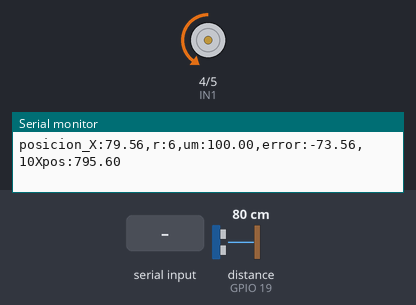
Simulated run of this sketch. Board: ESP32. On the bench: motor-driver pin pairs drawn as motors (green arrow = first pin HIGH = forward, orange = second pin HIGH = backward, longer = more drive, scaled by the enable pin), the last lines printed to the serial monitor. Wiring (inferred from the names in the program): ultrasonic range finder: trigger GPIO 18; echo GPIO 19. The test bench sets the inputs (shaded band); at power-on: distance to the obstacle (sensor on GPIO 19) 80 cm. The echo pulse lasts 58.3 µs per cm.

Above: at 1.2 s.
1.3 s: distance to the obstacle (sensor on GPIO 19) set to 2 cm
At 2.1 s:
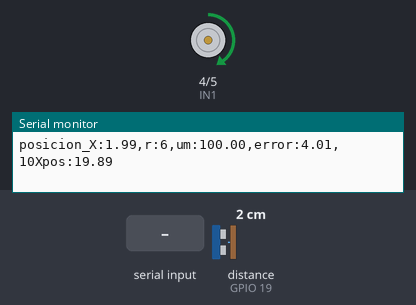
2.8 s: "90,45\n" received over Serial
At 3.81 s:
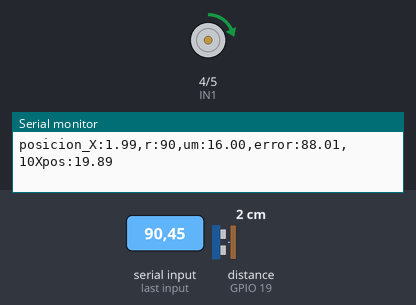
5.3 s: distance to the obstacle (sensor on GPIO 19) set to 87 cm
6.8 s: distance to the obstacle (sensor on GPIO 19) set to 95 cm
At 7.4 s:
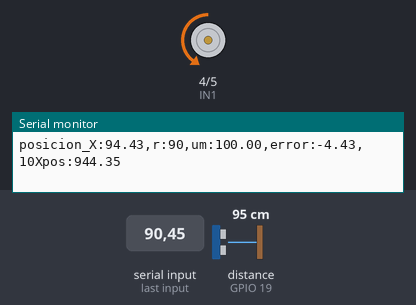
8.3 s: distance to the obstacle (sensor on GPIO 19) set to 299 cm
At 8.91 s:
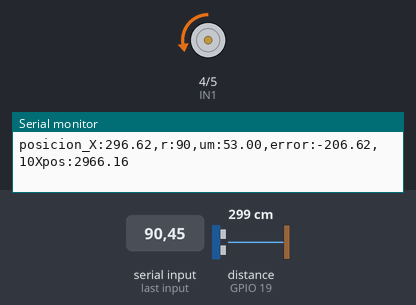
10.4 s: distance to the obstacle (sensor on GPIO 19) set to 4 cm
Timing chart, 0 to 15.5 s (numbered marks = the images above; inputs shaded):
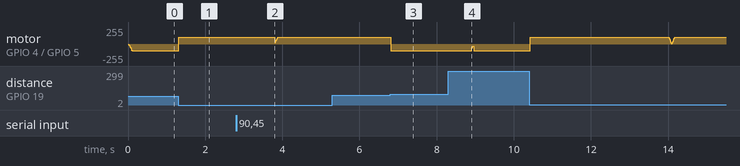

The sketch:

PIDPController.ino
```cpp
#include <Arduino.h>
#include <analogWrite.h>
#define EN1 15
#define IN1 4
#define IN2 5
// declaraciones sensor posicion
#define echoPin 19
#define trigPin 18

#include <AS5600.h>
#include <Adafruit_MPU6050.h>
#include <Adafruit_Sensor.h>
#include <Wire.h>

// definiciones acelerometro
Adafruit_MPU6050 mpu;

// definiciones angulo
AMS_5600 ams5600;

const int channel = 0;
const int resolution = 8;
const int freq = 20000;
int dutycicle;

//variables
float pos;
float ac;
float ang;
//variables del PID
//float Kp=-0.00737,Ki=-0.0109,Kd=0;
float Kp=-0.0026,Ki=-0.0754,Kd=0;
float yi;
int r=6;
unsigned long Tact,Ts,Tant;
float a,b,c;
float e,e_1,e_2;
float u=0,u_1=0,um=0;

TaskHandle_t Task1;
void setup() {
    xTaskCreatePinnedToCore(
    task1,
    "Task_1",
    1000,
    NULL,
    1,
    &Task1,
    1);  //Nucleo 0
  Serial.begin(115200);
  // declaraciones sensor posicion
  pinMode(trigPin, OUTPUT); // Sets the trigPin as an OUTPUT
  pinMode(echoPin, INPUT); // Sets the echoPin as an INPUT
//-----------------------------------------------------------------------
  //Wire.begin();

//    if(ams5600.detectMagnet() == 0 ){
//      while(1){
//          if(ams5600.detectMagnet() == 1 ){
//              Serial.print("Current Magnitude: ");
//              Serial.println(ams5600.getMagnitude());
//              break;
//          }
//          else{
//              Serial.println("Can not detect magnet");
//          }
//          delay(1000);
//      }
//    }
//-----------------------------------------------------------------------
// Wire.beginTransmission(0x68);
// Wire.write(0x6B);
// Wire.write(0);
// Wire.endTransmission(true);
// if (!mpu.begin(0x68)) {
//   Serial.println("Failed to find MPU6050 chip");
//   while (1) {
//     delay(10);
//   }
// }
// mpu.setAccelerometerRange(MPU6050_RANGE_16_G);
//
//  Serial.println("");
//  delay(100);
//-----------------------------------------------------------------------
ledcSetup(channel, freq, resolution);
ledcAttachPin(EN1, channel);
 pinMode(IN1, OUTPUT);
 pinMode(IN2, OUTPUT);
}


void task1(void *parameters){
  for(;;){
    if(e<0){
      //ledcWrite(channel, dutycicle);
      digitalWrite(IN1, LOW);  //Derecha
      digitalWrite(IN2, HIGH);
    }
    else if(e>0){
      //ledcWrite(channel, dutycicle);
      digitalWrite(IN1, HIGH);  //IZQUIERDA
      digitalWrite(IN2, LOW);
    }
    analogWrite(15, dutycicle);
    vTaskDelay(10/portTICK_PERIOD_MS);
    }

}
String dato;
int filtro = 30;
void loop() {
  if(Serial.available() > 0){
      dato = Serial.readString();
      r=dato.toInt();
      }
  pos = posicion();
  //ang = 246-angulo(ams5600.getRawAngle());
  //ac = aceleracion();
  yi = pos;
  pid();
  imprime_arduino();
  delay(10);
}
float u_ant;
void pid(){
  //tiempo entre muestras
  Tact = millis();
  Ts = float(Tact - Tant);
  Tant = Tact;
  //Constantes de la aproximacion trapezoidal
  a = (Kp + Ki*Ts/2 + Kd/Ts);
  b = (-Kp + Ki*(Ts/2) - 2*Kd/Ts);
  c = Kd/Ts;
  //Error y muestras anteriores al mismo tiempo
  e = r - yi;
  e_2 = e_1;
  e_1 = e;
  //calculo de la salida
  u = u_1 + a*e + b*e_1 + c*e_2;
  u_ant=u;
  if(abs(e)<=0.2)u=0;
  u_1 = u;
  //salida
  if (u<0)
    um = map(-u,0,100,0,20);
  else um = map(u,0,100,0,20);
  if(um <= 0){
    um = 0;
  }
  if(um > 100){
    um = 100;
  }

  dutycicle=um;

}


float posicion(){
  float duration; // variable for the duration of sound wave travel
  float distance; // variable for the distance measurement
    // Clears the trigPin condition
  digitalWrite(trigPin, LOW);
  delayMicroseconds(2);
  // Sets the trigPin HIGH (ACTIVE) for 10 microseconds
  digitalWrite(trigPin, HIGH);
  delayMicroseconds(10);
  digitalWrite(trigPin, LOW);
  // Reads the echoPin, returns the sound wave travel time in microseconds
  duration = pulseIn(echoPin, HIGH);
  // Calculating the distance
  distance = duration * 0.034 / 2; // Speed of sound wave divided by 2 (go and back)
  return distance;
  delay(20);
}

float angulo(word newAngle){
    /* Raw data reports 0 - 4095 segments, which is 0.087 of a degree */
  float retVal = newAngle * 0.087;
  return retVal;
}

float aceleracion(){
  sensors_event_t a, g, temp;
  mpu.getEvent(&a, &g, &temp);
  return a.acceleration.x;
  delay(10);
}

void imprime_arduino(){
//  Serial.print("AccelX:");
//  Serial.print(ac);
//  Serial.print(",");
  Serial.print("posicion_X:");
  Serial.print(pos);
  Serial.print(",");
//  Serial.print("Angulo:");
//  Serial.print(ang);
//  Serial.print(",");
  Serial.print("r:");
  Serial.print(r);
//  Serial.print(",");
//  Serial.print("yi:");
//  Serial.print(yi);
  Serial.print(",");
  Serial.print("um:");
  Serial.print(um);
Serial.print(",");
  Serial.print("error:");
  Serial.print(e);
//  Serial.print(",");
//  Serial.print("u:");
//  Serial.print(u);
    Serial.print(",");
  Serial.print("10Xpos:");
  Serial.println(10*pos);
}
```

Measured:
- the behaviour switches between 90 and 91 cm on distance to the obstacle (sensor on GPIO 19) (found by bisection; images 2 and 3)
- after the input at 1.3 s, motor on GPIO 4 (IN1) / GPIO 5 (IN2): backward 100/255 → forward 100/255 at once
- after the input at 6.8 s, motor on GPIO 4 (IN1) / GPIO 5 (IN2): forward 100/255 → backward 100/255 at once
- after the input at 8.3 s, motor on GPIO 4 (IN1) / GPIO 5 (IN2): backward 100/255 → backward 53/255 after 0.61 s, → backward 33/255 0.03 s later, → backward 100/255 0.03 s later
